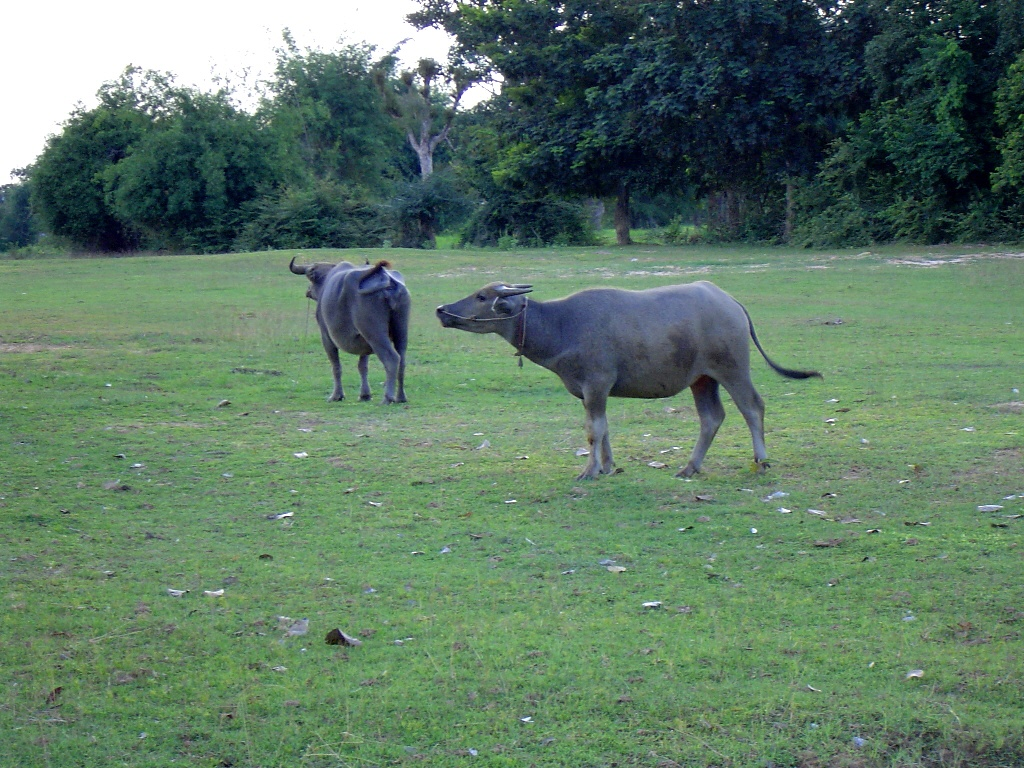
//> input picture OpenCV2_learn/1_ComputerVisionProgrammingGuide_3rd/images/Kwai051a.jpg, 1024 x 768 px
$ ./8-5-2-ORB ../images/Kwai051a.jpg   (built with g++ and OpenCV 4)
//> lines starting //> are read from the running program, lines starting //| are printed output that depends on the picture
#include <iostream>
#include <opencv2/highgui/highgui.hpp>
#include <opencv2/imgproc/imgproc.hpp>
#include <opencv2/features2d/features2d.hpp>


int main(int argc, char *argv[])
{
    if (argc != 2)
    {
        std::cerr << "Parameters Errors!" << std::endl;
        return -1;
    }

    // Load Image
    cv::Mat image = cv::imread(argv[1], 0);
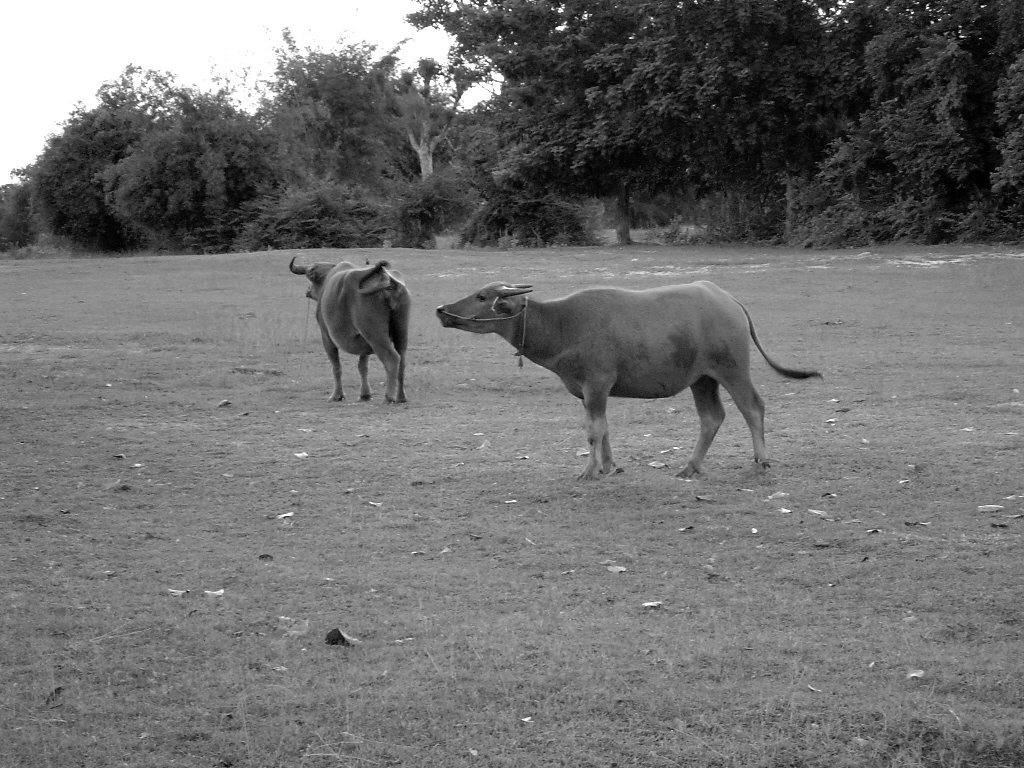
//> image: 768 rows x 1024 cols, CV_8UC1; min 0, max 255, mean 111.8
    if (image.data == nullptr)
    {
        std::cerr << "Load Image" << std::endl;
        return -1;
    }

    // Source Image is too large to not see beter.
    cv::resize(image, image, cv::Size(image.rows/3, image.cols/3));
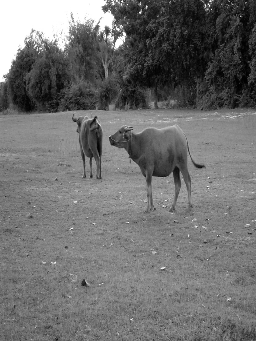
//> image: 341 rows x 256 cols, CV_8UC1; min 0, max 255, mean 111.7

    //ORB: Keypoints Detecting
    cv::Ptr<cv::ORB> ptrORB = cv::ORB::create(75, 1.2, 16);
    std::vector<cv::KeyPoint> keypoints;
    cv::Mat featureImage;

    ptrORB->detect(image, keypoints);
//> keypoints = 60 keypoints; strongest (x, y, size): (122, 34, 31), (125, 35, 31), (124, 32, 31), (113, 38, 31)

    cv::drawKeypoints(image, keypoints, featureImage, cv::Scalar(255, 255, 255), cv::DrawMatchesFlags::DRAW_RICH_KEYPOINTS);
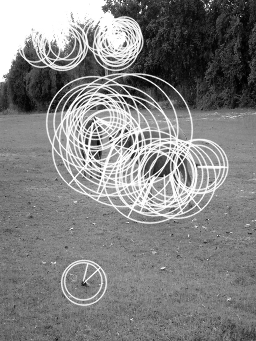
//> featureImage: 341 rows x 256 cols, CV_8UC3; min 0, max 255, mean 130.1

    cv::imshow("ORB", featureImage);

    cv::waitKey(0);
    cv::destroyAllWindows();

    return 0;
}

$ run again, on OpenCV2_learn/1_ComputerVisionProgrammingGuide_3rd/images/1.png
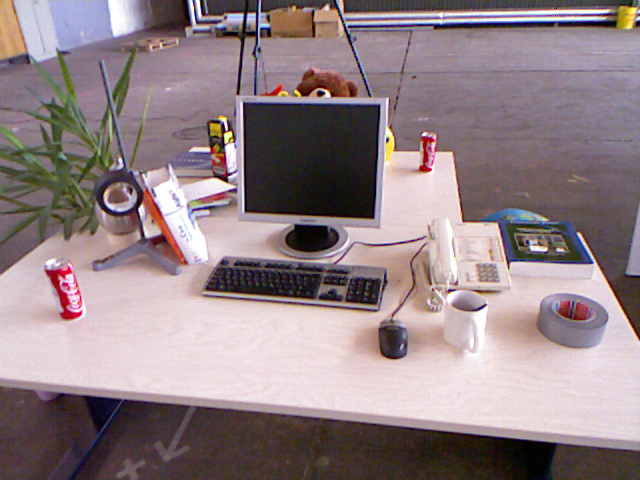
//> input picture OpenCV2_learn/1_ComputerVisionProgrammingGuide_3rd/images/1.png, 640 x 480 px
//> `cv::resize(image, image, cv::Size(image.rows/3, image.cols/3));`:
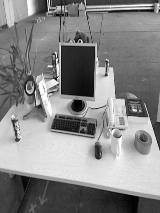
//> image: 213 rows x 160 cols, CV_8UC1; min 1, max 254, mean 134.6
//> keypoints = 49 keypoints; strongest (x, y, size): (56, 79, 31), (91, 95, 37.2), (93, 47, 31), (81, 40, 31)
//> `cv::drawKeypoints(image, keypoints, featureImage, cv::Scalar(255, 255,..`:
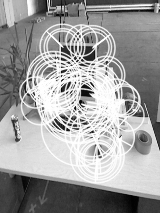
//> featureImage: 213 rows x 160 cols, CV_8UC3; min 1, max 255, mean 157.6

$ run again, on OpenCV2_learn/1_ComputerVisionProgrammingGuide_3rd/images/2.png
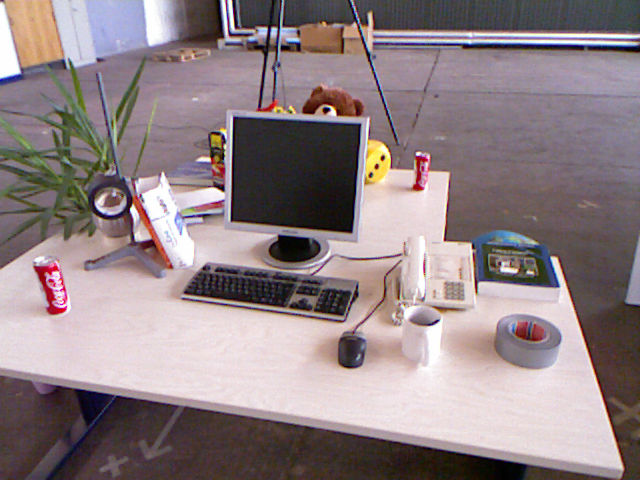
//> input picture OpenCV2_learn/1_ComputerVisionProgrammingGuide_3rd/images/2.png, 640 x 480 px
//> `cv::resize(image, image, cv::Size(image.rows/3, image.cols/3));`:
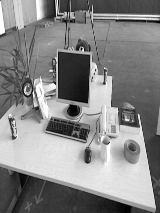
//> image: 213 rows x 160 cols, CV_8UC1; min 1, max 254, mean 134
//> keypoints = 48 keypoints; strongest (x, y, size): (54, 82, 31), (83, 49, 31), (85, 50, 31), (80, 47, 31)
//> `cv::drawKeypoints(image, keypoints, featureImage, cv::Scalar(255, 255,..`:
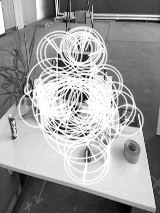
//> featureImage: 213 rows x 160 cols, CV_8UC3; min 1, max 255, mean 156

$ run again, on OpenCV2_learn/1_ComputerVisionProgrammingGuide_3rd/images/World_Mission_Society_Church_of_God_DC.jpeg
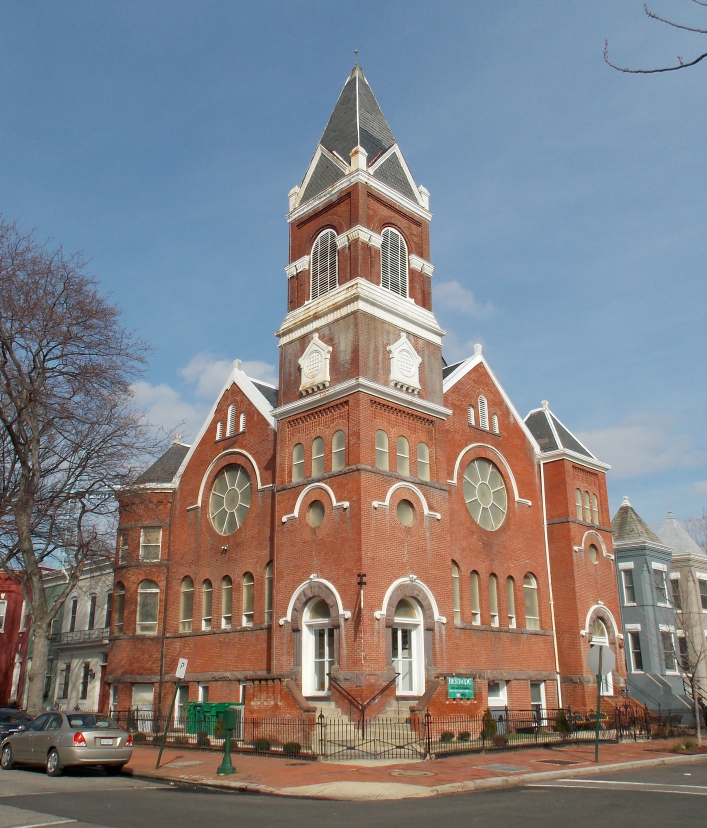
//> input picture OpenCV2_learn/1_ComputerVisionProgrammingGuide_3rd/images/World_Mission_Society_Church_of_God_DC.jpeg, 2828 x 3312 px (shown at 1/4 size)
//> `cv::resize(image, image, cv::Size(image.rows/3, image.cols/3));`:
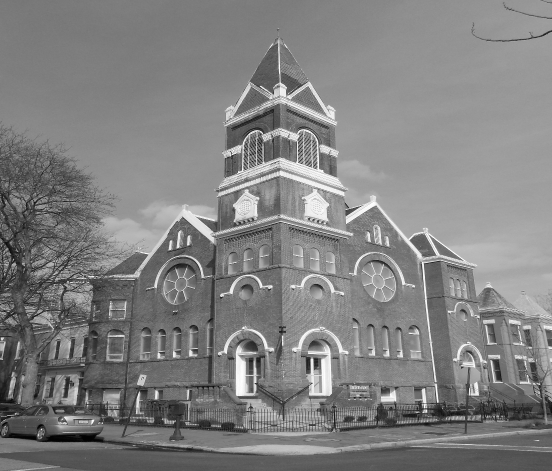
//> image: 942 rows x 1104 cols, CV_8UC1 (shown at 1/2 size); min 0, max 255, mean 128.9
//> keypoints = 73 keypoints; strongest (x, y, size): (510, 766, 31), (605, 327, 31), (848, 528, 31), (621, 333, 31)
//> `cv::drawKeypoints(image, keypoints, featureImage, cv::Scalar(255, 255,..`:
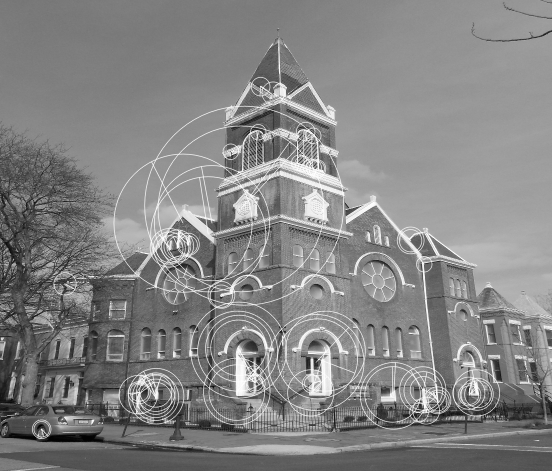
//> featureImage: 942 rows x 1104 cols, CV_8UC3 (shown at 1/2 size); min 0, max 255, mean 132.1
